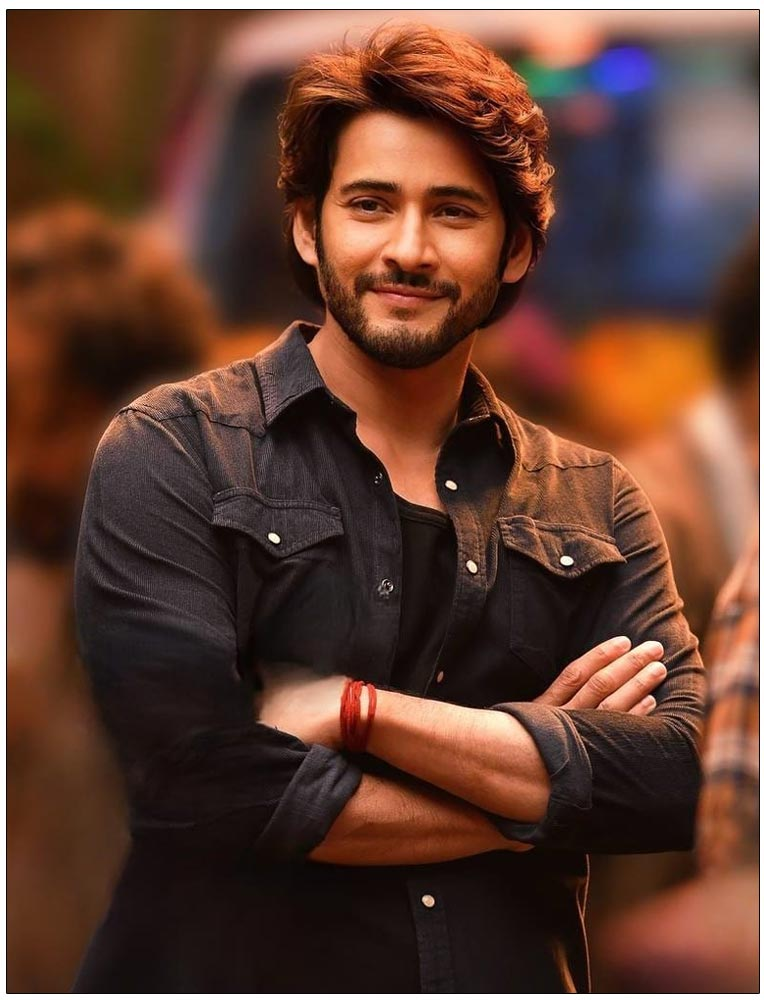
#> input picture babu.jpg, 764 x 1000 px
$ jupyter execute Matplolib.ipynb
#> lines starting #> are read from the running program, lines starting #| are printed output that depends on the picture
[cell 1]
import matplotlib.pyplot as plt

[cell 2]
x=[1,2,3,4]
y=[3,4,5,7]
c='r'
plt.plot(x,y,c,marker='>')
plt.show()
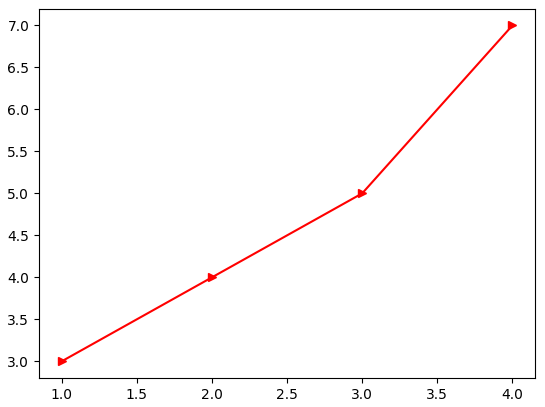
#> figure drawn by matplotlib, 1 panel

[cell 3]
x=[1,2,3,4]
y=[3,4,5,7]
c=['r' ,'g', 'b', 'y']
plt.bar(x,y,color=c,width=0.1)
plt.show()
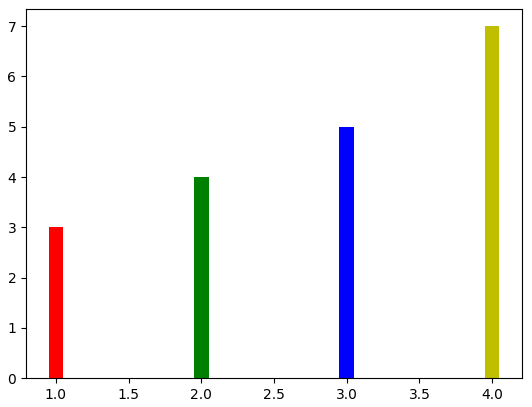
#> figure drawn by matplotlib, 1 panel; tallest bar 7 high, from x = 3.95 to 4.05

[cell 4]
import numpy as np

[cell 5]
x=np.array(["A","B","C","D"])
y=np.array([3,8,1,10])

plt.barh(x,y)
plt.show()
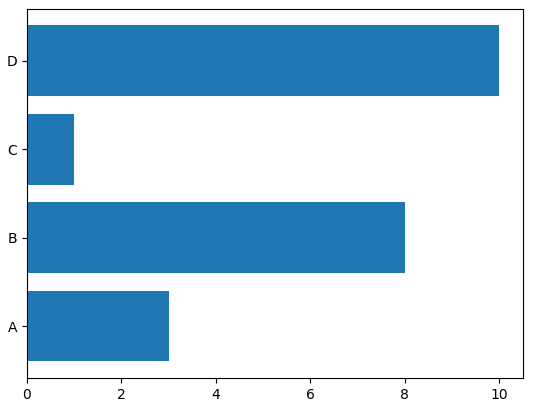
#> figure drawn by matplotlib, 1 panel

[cell 6]
import numpy as np
import matplotlib.pyplot as plt
from PIL import Image

fname= r'babu.jpg'

image=Image.open(fname).convert('L')
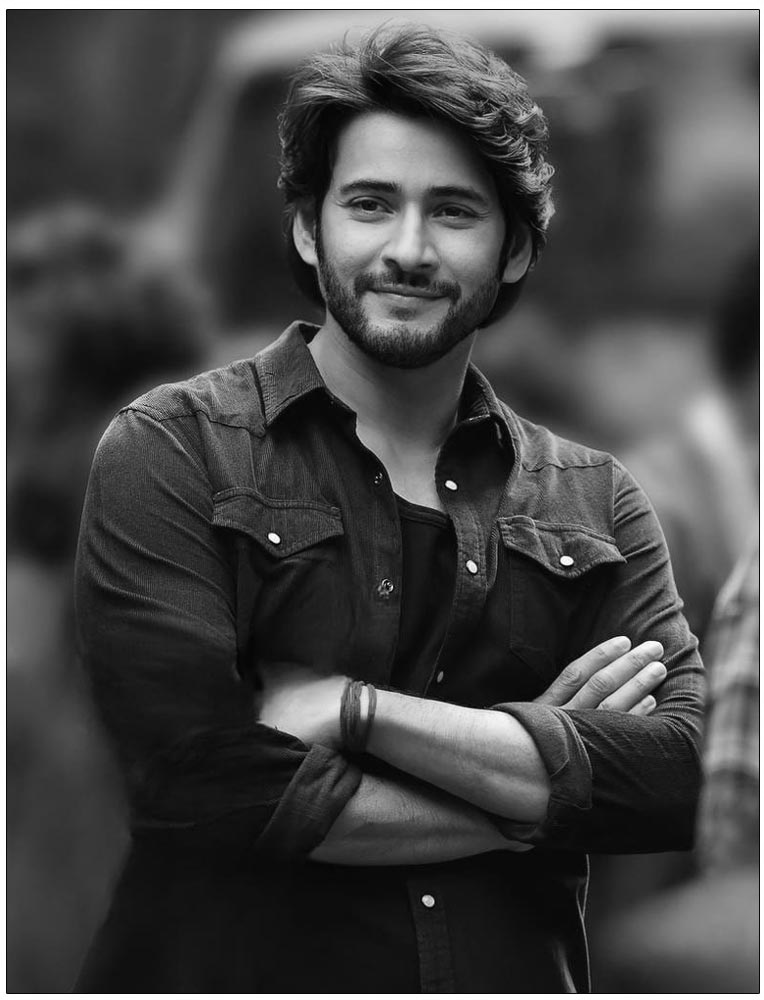
#> image: PIL image 764x1000 L; min 1, max 255, mean 71.7

plt.imshow(image,cmap='grey')
plt.title("Mahesh Babu")
plt.show()
